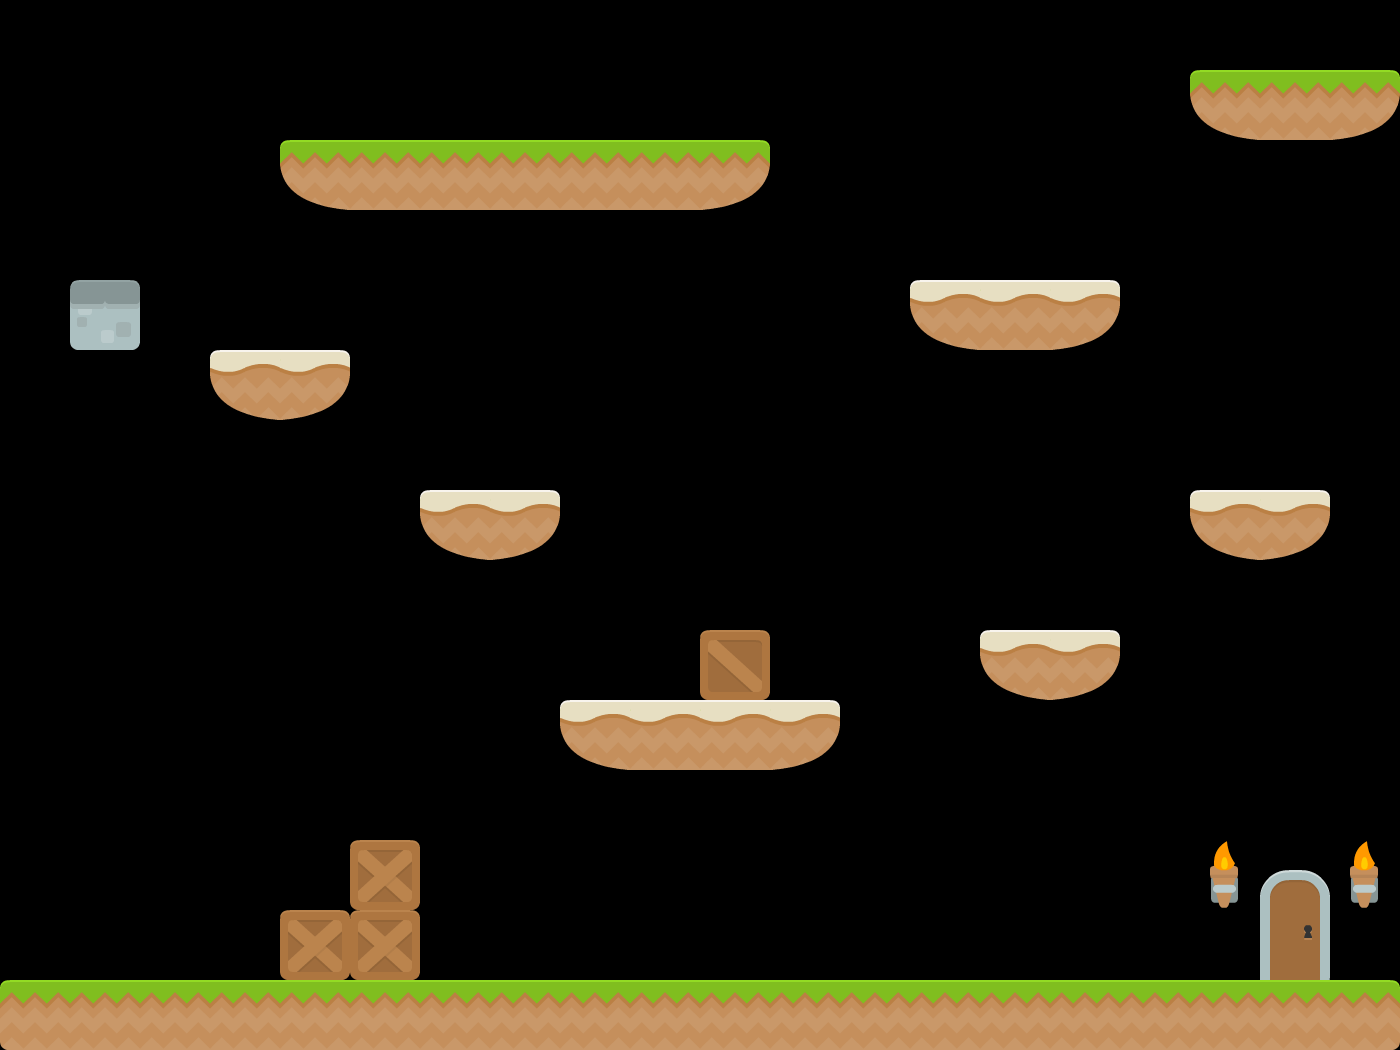

Rendered tile map (Tiled .tmx) drawn with the repository's tilesets; below, a short description and the full map source, tile grids included:
An orthogonal 20x15 tile map with 70x70 px tiles, 1 tile layer (Tile Layer 1) and 23 objects (13x ground, 6x enemy, door, key, potion, ...).

<map version="1.8" tiledversion="1.8.4" orientation="orthogonal" renderorder="right-down" width="20" height="15" tilewidth="70" tileheight="70" infinite="0" nextlayerid="4" nextobjectid="74">
 <editorsettings>
  <export target="../../../cvut/simonda6/rpg-platformer/src/main/resources/assets/levels/level3.tmx" format="tmx" />
 </editorsettings>
 <tileset firstgid="1" name="tiles_spritesheet" tilewidth="70" tileheight="70" spacing="2" tilecount="156" columns="12">
  <image source="../tiles_spritesheet.png" width="914" height="936" />
 </tileset>
 <layer id="1" name="Tile Layer 1" width="20" height="15">
  <data encoding="csv">
0,0,0,0,0,0,0,0,0,0,0,0,0,0,0,0,0,0,0,0,
0,0,0,0,0,0,0,0,0,0,0,0,0,0,0,0,0,129,104,105,
0,0,0,0,129,104,104,104,104,104,105,0,0,0,0,0,0,0,0,0,
0,0,0,0,0,0,0,0,0,0,0,0,0,0,0,0,0,0,0,0,
0,137,0,0,0,0,0,0,0,0,0,0,0,126,101,102,0,0,0,0,
0,0,0,126,102,0,0,0,0,0,0,0,0,0,0,0,0,0,0,0,
0,0,0,0,0,0,0,0,0,0,0,0,0,0,0,0,0,0,0,0,
0,0,0,0,0,0,126,102,0,0,0,0,0,0,0,0,0,126,102,0,
0,0,0,0,0,0,0,0,0,0,0,0,0,0,0,0,0,0,0,0,
0,0,0,0,0,0,0,0,0,0,145,0,0,0,126,102,0,0,0,0,
0,0,0,0,0,0,0,0,126,101,101,102,0,0,0,0,0,0,0,0,
0,0,0,0,0,0,0,0,0,0,0,0,0,0,0,0,0,0,0,0,
0,0,0,0,0,133,0,0,0,0,0,0,0,0,0,0,0,26,70,26,
0,0,0,0,133,133,0,0,0,0,0,0,0,0,0,0,0,0,82,0,
116,104,104,104,104,104,104,104,104,104,104,104,104,104,104,104,104,104,104,92
</data>
 </layer>
 <objectgroup id="3" name="Object Layer 1">
  <object id="1" type="ground" x="0" y="980.004" width="1400" height="70" />
  <object id="2" type="door" x="1260" y="870" width="70" height="110" />
  <object id="3" type="ground" x="350" y="840" width="70" height="140" />
  <object id="4" type="ground" x="280" y="910" width="70" height="70" />
  <object id="5" type="ground" x="560" y="700" width="280" height="70" />
  <object id="6" type="ground" x="700" y="630" width="70" height="70" />
  <object id="7" type="ground" x="980" y="630" width="140" height="70" />
  <object id="8" type="ground" x="1190" y="490" width="140" height="70" />
  <object id="9" type="ground" x="420" y="490" width="140" height="70" />
  <object id="10" type="ground" x="210" y="350" width="140" height="70" />
  <object id="11" type="ground" x="910" y="280" width="210" height="70" />
  <object id="12" type="ground" x="70" y="280" width="70" height="70" />
  <object id="13" type="ground" x="280" y="140" width="490" height="70" />
  <object id="15" name="key" type="key" x="1330" y="0" width="70" height="70" />
  <object id="60" name="potion" type="potion" x="70" y="210" width="70" height="70">
   <properties>
    <property name="unitsOfHealth" type="int" value="50" />
   </properties>
  </object>
  <object id="62" name="enemy" type="enemy" x="490" y="420" width="70" height="70">
   <properties>
    <property name="health" type="int" value="100" />
    <property name="movingRight" type="bool" value="true" />
    <property name="patrolEndX" type="int" value="560" />
   </properties>
  </object>
  <object id="71" name="enemy" type="enemy" x="980" y="560" width="70" height="70">
   <properties>
    <property name="health" type="int" value="100" />
    <property name="movingRight" type="bool" value="false" />
    <property name="patrolEndX" type="int" value="1050" />
   </properties>
  </object>
  <object id="72" name="enemy" type="enemy" x="980" y="910" width="70" height="70">
   <properties>
    <property name="health" type="int" value="100" />
    <property name="movingRight" type="bool" value="true" />
    <property name="patrolEndX" type="int" value="1120" />
   </properties>
  </object>
  <object id="67" name="enemy" type="enemy" x="1050" y="210" width="70" height="70">
   <properties>
    <property name="health" type="int" value="100" />
    <property name="movingRight" type="bool" value="true" />
    <property name="patrolEndX" type="int" value="1190" />
   </properties>
  </object>
  <object id="70" name="sword" type="sword" x="1190" y="420" width="70" height="70">
   <properties>
    <property name="damage" type="int" value="30" />
   </properties>
  </object>
  <object id="69" name="enemy" type="enemy" x="1190" y="0" width="70" height="70">
   <properties>
    <property name="health" type="int" value="100" />
    <property name="movingRight" type="bool" value="false" />
    <property name="patrolEndX" type="int" value="1330" />
   </properties>
  </object>
  <object id="68" name="enemy" type="enemy" x="420" y="70" width="70" height="70">
   <properties>
    <property name="health" type="int" value="100" />
    <property name="movingRight" type="bool" value="false" />
    <property name="patrolEndX" type="int" value="560" />
   </properties>
  </object>
  <object id="73" type="ground" x="1190" y="70" width="210" height="70" />
 </objectgroup>
</map>
